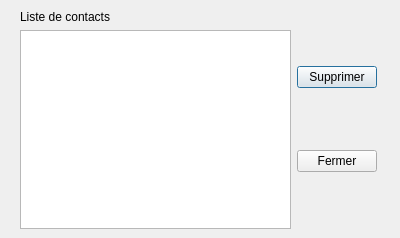
<?xml version="1.0" encoding="UTF-8"?>
<ui version="4.0">
 <class>SuppressionPersonneDialog</class>
 <widget class="QDialog" name="SuppressionPersonneDialog">
  <property name="geometry">
   <rect>
    <x>0</x>
    <y>0</y>
    <width>400</width>
    <height>238</height>
   </rect>
  </property>
  <property name="windowTitle">
   <string>Suppression de contacts</string>
  </property>
  <widget class="QWidget" name="layoutWidget">
   <property name="geometry">
    <rect>
     <x>20</x>
     <y>10</y>
     <width>357</width>
     <height>219</height>
    </rect>
   </property>
   <layout class="QHBoxLayout" name="mainLayoutsuppcontact">
    <item>
     <layout class="QVBoxLayout" name="listContactLayout">
      <item>
       <widget class="QLabel" name="listSupprlabel">
        <property name="text">
         <string>Liste de contacts</string>
        </property>
       </widget>
      </item>
      <item>
       <widget class="QListWidget" name="listPersonneSuppr">
        <property name="frameShadow">
         <enum>QFrame::Sunken</enum>
        </property>
       </widget>
      </item>
     </layout>
    </item>
    <item>
     <layout class="QVBoxLayout" name="buttonsupprContactlayout">
      <item>
       <widget class="QPushButton" name="supprcontactButton">
        <property name="text">
         <string>Supprimer</string>
        </property>
       </widget>
      </item>
      <item>
       <widget class="QPushButton" name="fermerSupprContact">
        <property name="text">
         <string>Fermer</string>
        </property>
       </widget>
      </item>
     </layout>
    </item>
   </layout>
  </widget>
 </widget>
 <resources/>
 <connections>
  <connection>
   <sender>fermerSupprContact</sender>
   <signal>clicked()</signal>
   <receiver>SuppressionPersonneDialog</receiver>
   <slot>reject()</slot>
   <hints>
    <hint type="sourcelabel">
     <x>330</x>
     <y>160</y>
    </hint>
    <hint type="destinationlabel">
     <x>199</x>
     <y>118</y>
    </hint>
   </hints>
  </connection>
 </connections>
</ui>
